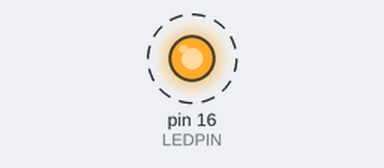
A sketch run on a simulated Arduino Uno, built with avr-gcc and run on an emulated ATmega328P. On the bench: output pins drawn as LEDs (lit = HIGH). Dashed ring = blinking.

Above: at 2.5 s.
Timing chart, 0 to 6.6 s (numbered marks = the images above):
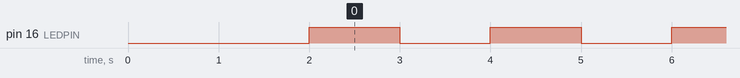

Measured:
- by itself, pin 16 (LEDPIN): alternates HIGH for 1.0 s and LOW for 1.0 s

The sketch:

LED_test.ino
```cpp
#define LEDPIN 16

void setup()
{
    delay(2000);
    pinMode(LEDPIN, OUTPUT);
    digitalWrite(LEDPIN, LOW);
}

void loop()
{
    digitalWrite(LEDPIN, HIGH);
    delay(1000);

    digitalWrite(LEDPIN, LOW);
    delay(1000);
}
```
